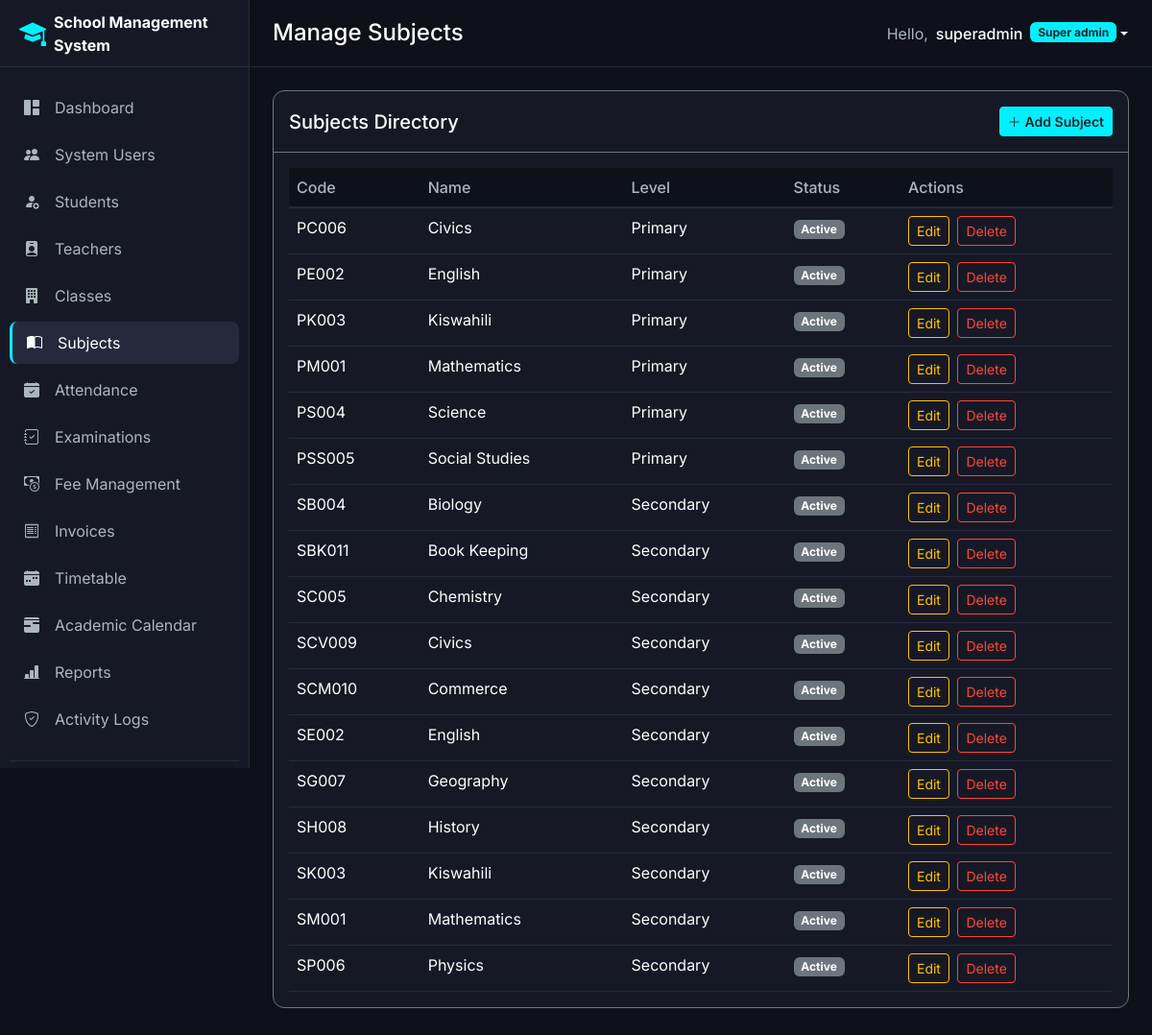
The page /public/subjects (signed in) on the database its author committed.
### tables this page shows
CREATE TABLE `subjects` (
    `id`              INT          NOT NULL AUTO_INCREMENT,
    `subject_name`    VARCHAR(100) NOT NULL,
    `subject_code`    VARCHAR(20)  NOT NULL UNIQUE,
    `education_level` ENUM('primary','secondary') NOT NULL,
    `description`     TEXT         DEFAULT NULL,
    `status`          ENUM('active','inactive') NOT NULL DEFAULT 'active',
    `created_at`      TIMESTAMP    NOT NULL DEFAULT CURRENT_TIMESTAMP,
    `updated_at`      TIMESTAMP    NOT NULL DEFAULT CURRENT_TIMESTAMP ON UPDATE CURRENT_TIMESTAMP,
    PRIMARY KEY (`id`),
    INDEX `idx_subjects_education_level` (`education_level`)
);

### controllers/SubjectController.php (called while the page is built, shortened)
<?php
require_once APP_ROOT . '/models/Subject.php';
class SubjectController {
    private $subjectModel;
    public function __construct() {
        $this->subjectModel = new Subject();
    }
    public function index() {
        $level = sanitize($_GET['education_level'] ?? '');
        $subjects = $this->subjectModel->getAll($level);
        require_once APP_ROOT . '/views/layouts/header.php';
        require_once APP_ROOT . '/views/subjects/index.php';
        require_once APP_ROOT . '/views/layouts/footer.php';
    }
}

### config/database.php (called while the page is built, shortened)
<?php
class Database
{
    private static ?Database $instance = null;
    private PDO $connection;
    private string $host = 'localhost';
    private string $db_name = 'school_ms';
    private string $username = 'root';
    private string $password = '';
    private function __construct()
    {
        $dsn = "mysql:host={$this->host};dbname={$this->db_name};charset=utf8mb4";
        $options = [
            PDO::ATTR_ERRMODE            => PDO::ERRMODE_EXCEPTION,
            PDO::ATTR_DEFAULT_FETCH_MODE => PDO::FETCH_ASSOC,
            PDO::ATTR_EMULATE_PREPARES   => false,
            PDO::MYSQL_ATTR_INIT_COMMAND => "SET NAMES utf8mb4 COLLATE utf8mb4_unicode_ci",
        ];
        try {
            $this->connection = new PDO($dsn, $this->username, $this->password, $options);
        } catch (PDOException $e) {
            die("Database Connection Failed: " . $e->getMessage());
        }
    }
    public static function getInstance(): Database
    {
        if (self::$instance === null) {
            self::$instance = new self();
        }
        return self::$instance;
    }
    public function getConnection(): PDO
    {
        return $this->connection;
    }
}

### models/Subject.php (called while the page is built, shortened)
<?php
class Subject {
    private $db;
    public function __construct() {
        $this->db = Database::getInstance()->getConnection();
    }
    public function getAll($educationLevel = '') {
        $scope = $_SESSION['admin_scope'] ?? 'all';
        if (!empty($educationLevel)) {
            $stmt = $this->db->prepare("SELECT * FROM subjects WHERE education_level = ? AND status = 'active' ORDER BY subject_name");
            $stmt->execute([$educationLevel]);
        } else {
            $stmt = $this->db->query("SELECT * FROM subjects ORDER BY education_level, subject_name");
        }
        return $stmt->fetchAll();
    }
}

### views/subjects/index.php (the view)
<div class="card bg-dark-card border-secondary shadow-sm mb-4">
    <div class="card-header border-secondary bg-transparent py-3 d-flex align-items-center justify-content-between">
        <h5 class="card-title text-white mb-0">Subjects Directory</h5>
        <a href="<?php echo BASE_URL; ?>/subjects/create" class="btn btn-sm btn-cyan text-dark fw-semibold"><i class="bi bi-plus-lg me-1"></i>Add Subject</a>
    </div>
    <div class="card-body">
        <div class="table-responsive">
            <table class="table table-dark-custom mb-0">
                <thead>
                    <tr>
                        <th>Code</th>
                        <th>Name</th>
                        <th>Level</th>
                        <th>Status</th>
                        <th>Actions</th>
                    </tr>
                </thead>
                <tbody>
                    <?php foreach ($subjects as $s): ?>
                        <tr>
                            <td><?php echo $s['subject_code']; ?></td>
                            <td><?php echo $s['subject_name']; ?></td>
                            <td><?php echo ucfirst($s['education_level']); ?></td>
                            <td><?php echo getStatusBadge($s['status']); ?></td>
                            <td>
                                <a href="<?php echo BASE_URL; ?>/subjects/edit?id=<?php echo $s['id']; ?>" class="btn btn-sm btn-outline-warning me-1">Edit</a>
                                <a href="<?php echo BASE_URL; ?>/subjects/delete?id=<?php echo $s['id']; ?>" class="btn btn-sm btn-outline-danger" onclick="return confirm('Are you sure you want to delete this subject?')">Delete</a>
                            </td>
                        </tr>
                    <?php endforeach; ?>
                </tbody>
            </table>
        </div>
    </div>
</div>

### helpers/functions.php (shortened to what this page needs)
<?php
function sanitize($data): string
{
    return htmlspecialchars(trim($data ?? ''), ENT_QUOTES, 'UTF-8');
}
function getStatusBadge(string $status): string
{
    $badges = [
        'active'      => '<span class="badge bg-success">Active</span>',
        'inactive'    => '<span class="badge bg-secondary">Inactive</span>',
        'graduated'   => '<span class="badge bg-info">Graduated</span>',
        'transferred' => '<span class="badge bg-warning text-dark">Transferred</span>',
        'present'     => '<span class="badge bg-success">Present</span>',
        'absent'      => '<span class="badge bg-danger">Absent</span>',
        'late'        => '<span class="badge bg-warning text-dark">Late</span>',
        'pending'     => '<span class="badge bg-warning text-dark">Pending</span>',
        'ongoing'     => '<span class="badge bg-primary">Ongoing</span>',
        'completed'   => '<span class="badge bg-success">Completed</span>',
    ];
    return $badges[$status] ?? '<span class="badge bg-secondary">' . ucfirst($status) . '</span>';
}

### public/css/style.css (style rules this page uses)
:root { --bg-dark: #0f111a; --bg-dark-card: #161925; --border-color: #26293c; --text-primary: #ffffff; --text-secondary: #adb5bd; --cyan: #00f0ff; --green: #00ff66; --purple: #bf5af2; --orange: #ff9f0a; --red: #ff453a; --teal: #30d5c8; }
body { background-color: var(--bg-dark); color: var(--text-primary); font-family: 'Inter', sans-serif; margin: 0; overflow-x: hidden; }
body.has-sidebar { padding-left: 260px; padding-top: 70px; }
.card { background-color: var(--bg-dark-card); border: 1px solid var(--border-color); border-radius: 12px; }
.table, .table-dark-custom { color: var(--text-primary) !important; }
.table-dark-custom th, .table th { background-color: var(--bg-dark) !important; color: var(--text-secondary) !important; border-bottom: 2px solid var(--border-color) !important; font-weight: 500; }
.table-dark-custom td, .table td { background-color: var(--bg-dark-card) !important; border-bottom: 1px solid var(--border-color) !important; color: var(--text-primary) !important; }
.btn-cyan { background-color: var(--cyan); border-color: var(--cyan); }
.btn-outline-danger { color: var(--red) !important; border-color: var(--red); }

### rows shown on the page
subjects: subject_code "PC006", subject_name "Civics", education_level "Primary", status "Active"
subjects: subject_code "PE002", subject_name "English", education_level "Primary", status "Active"
subjects: subject_code "PK003", subject_name "Kiswahili", education_level "Primary", status "Active"
subjects: subject_code "PM001", subject_name "Mathematics", education_level "Primary", status "Active"
subjects: subject_code "PS004", subject_name "Science", education_level "Primary", status "Active"
subjects: subject_code "PSS005", subject_name "Social Studies", education_level "Primary", status "Active"
subjects: subject_code "SB004", subject_name "Biology", education_level "Secondary", status "Active"
subjects: subject_code "SBK011", subject_name "Book Keeping", education_level "Secondary", status "Active"
subjects: subject_code "SC005", subject_name "Chemistry", education_level "Secondary", status "Active"
subjects: subject_code "SCV009", subject_name "Civics", education_level "Secondary", status "Active"
subjects: subject_code "SCM010", subject_name "Commerce", education_level "Secondary", status "Active"
subjects: subject_code "SE002", subject_name "English", education_level "Secondary", status "Active"
subjects: subject_code "SG007", subject_name "Geography", education_level "Secondary", status "Active"
subjects: subject_code "SH008", subject_name "History", education_level "Secondary", status "Active"
subjects: subject_code "SK003", subject_name "Kiswahili", education_level "Secondary", status "Active"
subjects: subject_code "SM001", subject_name "Mathematics", education_level "Secondary", status "Active"
subjects: subject_code "SP006", subject_name "Physics", education_level "Secondary", status "Active"

### other values the page prints
APP_NAME "School Management System"
$pageTitle "Manage Subjects"
currentUser()['username'] "superadmin"
str_replace('_', ' ', currentUser()['role']) "Super admin"
